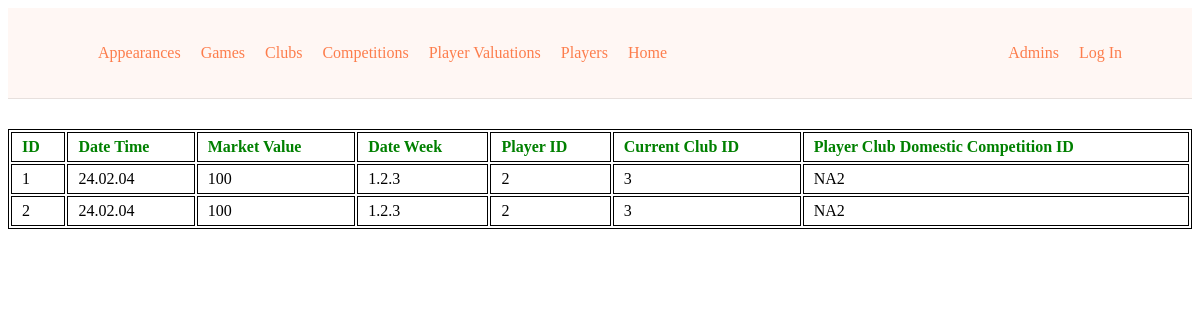
Page /player-valuations on the earlier database version.
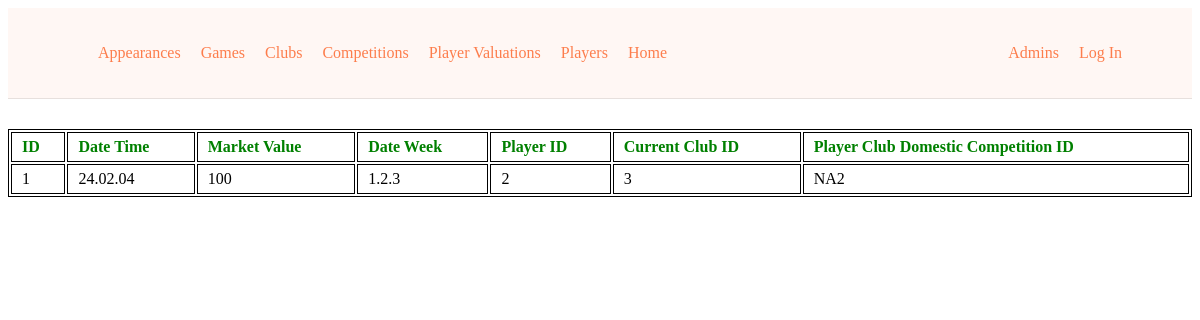
Same page on the later database version.
### tables this page shows
CREATE TABLE PLAYERVALUATIONS (player_valuation_id INTEGER PRIMARY KEY AUTOINCREMENT, datetime TEXT NOT NULL, dateweek TEXT NOT NULL, player_id INTEGER NOT NULL, current_club_id INTEGER NOT NULL, market_value INTEGER NOT NULL, player_club_domestic_competition_id TEXT NOT NULL, FOREIGN KEY(player_id) REFERENCES PLAYERS(player_id));

### views.py (the view)
def player_valuation_page():
    myDB = current_app.config["db"]
    playerValuations = myDB.get_player_valuations()
    return render_template("player_valuation.html", valuations = playerValuations, admin = admin)

### database.py (called while the page is built)
    def get_player_valuations(self):
        player_valuations = []
        with dbapi2.connect(self.dbfile) as connection:
            cursor = connection.cursor()
            query = "SELECT * FROM PLAYERVALUATIONS ORDER BY PLAYER_VALUATION_ID"
            cursor.execute(query)
            for player_valuation_id, datetime, dateweek, player_id, current_club_id, market_value, player_club_domestic_competition_id in cursor:
                player_valuations.append((player_valuation_id, PlayerValuation(datetime, dateweek, player_id, current_club_id, market_value, player_club_domestic_competition_id)))
        return player_valuations

### templates/player_valuation.html (shortened to what this page needs)
{% extends "navigation.html" %} {% block title %}PLAYER VALUATIONS{% endblock%}
{% block content %}
<table class="player_valuation">
  <tr>
    <th>ID</th>
    <th>Date Time</th>
    <th>Market Value</th>
    <th>Date Week</th>
    <th>Player ID</th>
    <th>Current Club ID</th>
    <th>Player Club Domestic Competition ID</th>
  </tr>
  {% for player_valuation_id, player_valuation in valuations %}
  <tr>
    <td>{{player_valuation_id}}</td>
    <td>{{player_valuation.datetime}}</td>
    <td>{{player_valuation.market_value}}</td>
    <td>{{player_valuation.dateweek}}</td>
    <td>{{player_valuation.player_id}}</td>
    <td>{{player_valuation.current_club_id}}</td>
    <td>{{player_valuation.player_club_domestic_competition_id}}</td>
  </tr>
  {% endfor %}
</table>
{%endblock%}

### templates/navigation.html (shortened to what this page needs)
<!DOCTYPE html>
<html lang="en">
  <head>
    <link rel="stylesheet" href="../static/navigation.css" />
  </head>
  <body>
    <div class="navigation">
      <ul class="navigation__sections">
        <li id="navigation__table">
          <a href="{{ url_for('appearance_page') }}">Appearances</a>
        </li>
        <li id="navigation__table">
          <a href="{{ url_for('game_page') }}">Games</a>
        </li>
        <li id="navigation__table">
          <a href="{{ url_for('club_page') }}">Clubs</a>
        </li>
        <li id="navigation__table">
          <a href="{{ url_for('competition_page') }}">Competitions</a>
        </li>
        <li id="navigation__table">
          <a href="{{ url_for('player_valuation_page') }}">Player Valuations</a>
        </li>
        <li id="navigation__table">
          <a href="{{ url_for('player_page') }}">Players</a>
        </li>
        <li id="navigation__table">
          <a href="{{ url_for('home_page') }}">Home</a>
        </li>
      </ul>
       {% if not admin %}
      <ul>
        <li id="admin">
          <a href="{{ url_for('admin_page') }}">Admins</a>
        </li>
        <li id="login">
          <a href="{{ url_for('login_page') }}">Log In</a>
        </li>
      </ul>
      {% endif %}
    </div>
    {% block content %}{% endblock %}
  </body>
</html>

### static/navigation.css (style rules this page uses)
.navigation { display: flex; justify-content: space-between; padding: 20px 50px; background-color: #fff7f4; border-bottom: 1px solid rgba(0, 0, 0, 0.096); }
.navigation ul { display: flex; color: #fd7d4c; }
.navigation ul li { list-style: none; margin-right: 20px; cursor: pointer; }
a { text-decoration: none; color: #fd7d4c; }
table { width: 100%; border: 1px solid black; margin-top: 30px; }
table tr, table td, table th { border: 1px solid black; text-align: left; padding: 5px 10px; }
table th { font-weight: bold; color: green; }

Differences in the rows shown:
removed PLAYERVALUATIONS: datetime "24.02.04", market_value "100", dateweek "1.2.3", player_id "2", current_club_id "3", player_club_domestic_competition_id "NA2"
Other differences:
list line gone: "2"
